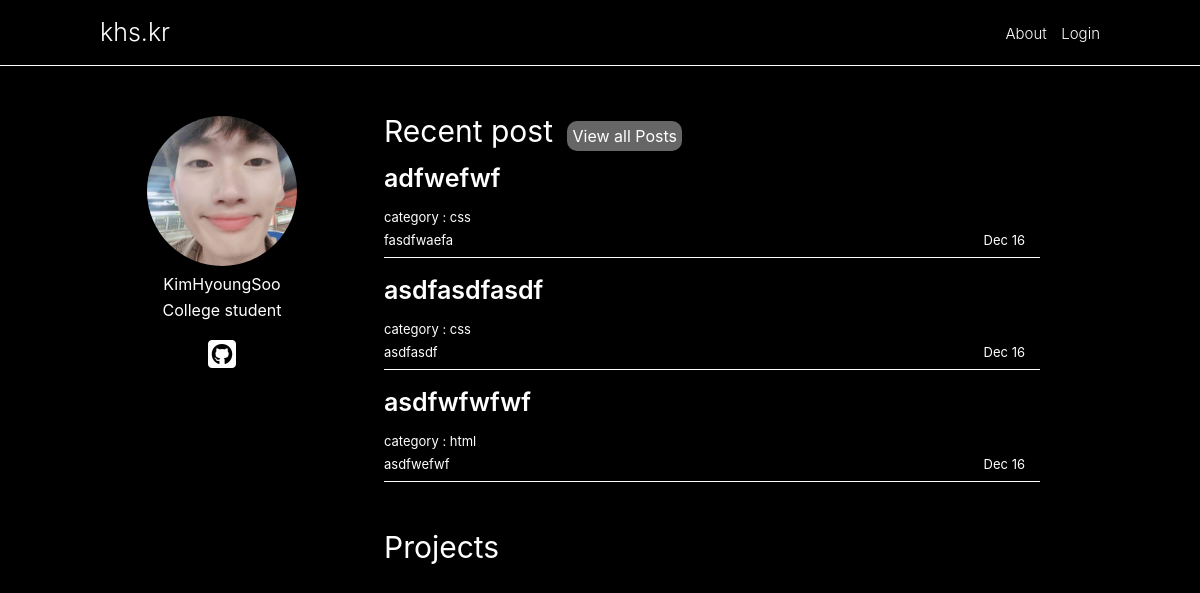
Before: / with the older database file.
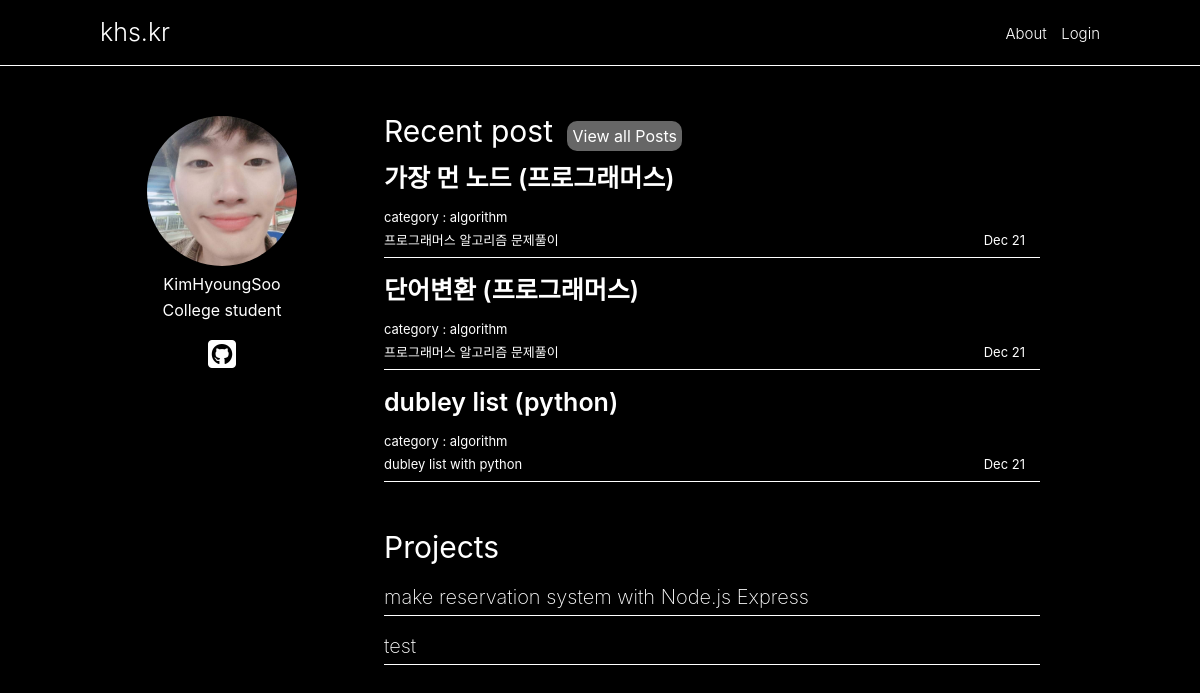
After: the same page with the newer database file.
### web/models.py (models this page shows, shortened)
class Post(models.Model):
    title = models.CharField(max_length=100)
    content = summer_fields.SummernoteTextField(default='')
    type = models.CharField(
        max_length=80, choices=LANG_TYPE, null=True, default='css')
    description = models.CharField(max_length=200, default='')
    dt_created = models.DateTimeField(auto_now_add=True)

class Project(models.Model):
    title = models.CharField(max_length=50, null=False)

### startpage/views.py (the view)
# urls.py: path('', views.introduce, name='introduce'),
def introduce(request):
    object = Post.objects.order_by('-dt_created')
    object_sub = object[:3]
    pro = Project.objects.all()
    return render(request, 'startpage/index.html', {'obj': object_sub, 'pro_obj': pro})

### startpage/templates/startpage/index.html (shortened to what this page needs)
{% load static %}
<!DOCTYPE html>
<html lang="en">
  <head>
    <link rel="stylesheet" href={% static 'startpage/css/style2.css' %}>
  </head>
  <body>
    <div class='introduce'>
      <div>
        <a class='introduce-nav__link' href={% url 'introduce' %}>
          <p class='introduce-nav__title'>khs.kr</p>
      </div>
      <div class='introduce-nav__post-list'>
        <a href={% url 'about' %}>About</a>
        {% if user.is_authenticated %}
          <a href={% url 'account_logout' %}>Logout</a>
        {% else %}
          <a href={% url 'account_login' %}>Login</a>
        {% endif %}
      </div>
    </div>
    <div class='container'>
      <div class='container__about-me'>
        <img class='container__img' src={% static 'startpage/images/1.jpg' %} alt="">
        <span>KimHyoungSoo</span>
        <span>
          College student
        </span>
        <a href="https://github.com/HyoungSooo">
          <i class="fab fa-github-square fa-2x"></i>
        </a>
      </div>
      <div class='container__contents'>
        <div class='container__contents__recent'>
          <span class='container__contents__title'>Recent post</span>
          <a class='container__contents__link' href={% url 'index' %}>
            <span>View all Posts</span></a>
          <div class="content">
            {% for obj in obj %}
              <div class='content__box '>
                <a href={% url 'post-detail' obj.id %}>
                  <h2 class='content__title'>{{obj.title}}</h2>
                  <div class='content-title__box'>
                    <div class="description">
                      <span class='content__category'>category :
                        {{obj.type}}
                      </span>
                      <div class='content__description'>
                        <p>{{obj.description}}</p>
                      </div>
                    </div>
                    <div class="content__date">
                      <span>{{obj.dt_created|date:"M"}}
                        {{obj.dt_created|date:"d"}}</span>
                    </div>
                  </div>
                </a>
              </div>
            {% endfor %}
          </div>
          <div class="projects">
            <p>Projects</p>
            {% for obj in pro_obj %}
              <div class='content__box projects_box'>
                <a href={% url 'project_index' obj.id %}>
                  <h2 class='content__title projects_title'>{{obj.title}}</h2 </a>
                </div>
              {% endfor %}
            </div>
          </div>
        </div>
      </body>
    </html>

### startpage/static/startpage/css/style2.css (style rules this page uses)
body { background-color: black; color: white; font-family: -apple-system, BlinkMacSystemFont, "Segoe UI", Roboto, Oxygen, Ubuntu, Cantarell, "Open Sans", "Helvetica Neue", sans-serif; }
a { text-decoration: none; color: white; }
.introduce a { text-decoration: none; color: white; font-size: 20px; font-weight: 300; }
.introduce { display: flex; justify-content: space-between; align-items: center; padding: 20px 100px; border-bottom: 1px solid white; }
.introduce-nav__post-list a { margin-left: 10px; font-size: 15px; }
.introduce-nav__title { font-size: 25px; }
.container { display: flex; justify-content: center; align-items: flex-start; flex-direction: row; margin-top: 50px; width: 90%; margin-left: auto; margin-right: auto; }
.container__about-me { display: flex; justify-content: flex-start; width: 30%; flex-direction: column; align-items: center; }
.container__about-me span { margin-top: 10px; }
.container__contents { width: 70%; display: flex; align-items: flex-start; flex-direction: column; }
.container__img { display: block; width: 150px; height: 150px; border-radius: 50%; }
.container__about-me a { margin-top: 20px; text-decoration: none; color: white; }
.container__contents__title { font-size: 30px; margin-right: 10px; }
.container__contents__link { background-color: rgba(255, 255, 255, 0.4); padding: 5px 5px; transition: all 0.5s ease-in-out; border-radius: 10px; }
.container__contents__recent { width: 100%; }
.content__box { margin-top: 20px; padding-bottom: 10px; border-bottom: 1px solid white; }
.content__title { font-weight: 600; font-size: 25px; margin-bottom: 20px; }
.content-title__box { font-size: 13px; display: flex; justify-content: space-between; height: 5%; padding-right: 15px; }
.content__date { display: flex; align-items: flex-end; }
.content__description { margin-top: 10px; }
.content { margin-right: 100px; }
.projects { font-size: 30px; margin-top: 50px; margin-right: 100px; margin-bottom: 50px; }
.projects > p { margin-bottom: 25px; }
.projects_title { margin-bottom: 3px; font-weight: 200; font-size: 20px; }
.projects_box { padding-bottom: 5px; }

Changed rows visible on the page:
removed Post: title "adfwefwf", type "css", description "fasdfwaefa", dt_created "Dec", dt_created "16"
no longer on this page (row edited): Post: title "asdfasdfasdf", type "css", description "asdfasdf", dt_created "Dec", dt_created "16"
no longer on this page (row edited): Post: title "asdfwfwfwf", type "html", description "asdfwefwf", dt_created "Dec", dt_created "16"
added Post: title "가장 먼 노드 (프로그래머스)", type "algorithm", description "프로그래머스 알고리즘 문제풀이", dt_created "Dec", dt_created "21"
added Post: title "단어변환 (프로그래머스)", type "algorithm", description "프로그래머스 알고리즘 문제풀이", dt_created "Dec", dt_created "21"
added Post: title "dubley list (python)", type "algorithm", description "dubley list with python", dt_created "Dec", dt_created "21"
added Project: title "make reservation system with Node.js Express"
added Project: title "test"
